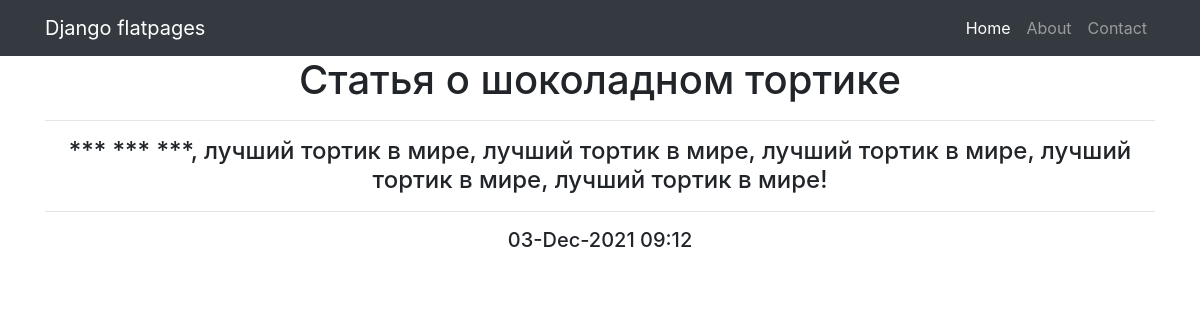
The app's page /news/13 with its own data.
### news/models.py (models this page shows, shortened)
class Post(models.Model):
    NEWS = 'NW'
    ARTICLE = 'AR'
    CATEGORY_CHOICES = (
        (NEWS, 'Нвовсть'),
        (ARTICLE, 'Статья')
    )
    category_type = models.CharField(max_length=2, choices=CATEGORY_CHOICES, default=ARTICLE)
    time_creation = models.DateTimeField(auto_now_add=True) # автоматичиски запоминает время создания
    title = models.CharField(max_length=256, verbose_name= 'заглавие') #обезательный аргумент в CharField (обозначает макс количество символов, имя в админке
    text = models.TextField(blank=True, editable=True) #blank - позволяет оставить поле пустым, editable - в дефолте True если False запрещает изменять значение в админке
    rating = models.SmallIntegerField(default=0)
    author_relation = models.ForeignKey(Author, on_delete=models.CASCADE)
    post_category_relation = models.ManyToManyField(Category, through='PostCategory')
    class Meta: # Класс дозволяє в адмінці прописати назви моделей в однині і в множині
        verbose_name = 'Пост'
        verbose_name_plural = 'Посты'

### news/views.py (the view)
# urls.py: path('<int:pk>', NewsDetail.as_view(), name='news_detail'),
class NewsDetail(DetailView):
    model = Post  # модель всё та же, но мы хотим получать детали конкретно отдельного товара
    template_name = 'detail_news.html'
    context_object_name = 'news'

### news/templatetags/custom_filters.py (called while the page is built)
@register.filter(name='censor')
def censor(value):
    text = value.split()
    for word in text:
        if word.lower() in CENSOR_LIST:
            value = value.replace(word, '***')
    return value

### template/detail_news.html (shortened to what this page needs)
{% extends 'default.html' %}
{% load custom_filters %}
{% block content %}
    <h1>{{ news.title }}</h1>
<hr>
    <h4>{{ news.text |censor }}</h4>
<hr>
    <h5>{{ news.time_creation|date:'d-M-Y h:m' }}</h5>
{% endblock content %}

### records on screen
Post: title "Статья о шоколадном тортике", text|censor "*** *** ***, лучший тортик в мире, лучший тортик в мире, лучший тортик в мире, лучший тортик в мире, лучший тортик в мире!", time_creation "03-Dec-2021 09:12"
